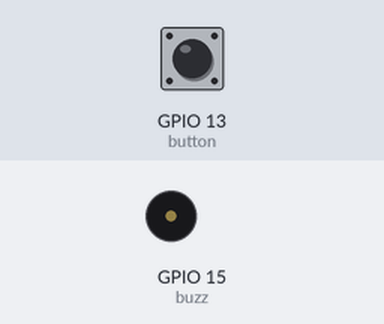
The sketch below on a simulated ESP32. Parts: buzzer (waves = sounding, pin HIGH). Inputs (shaded band) come from the test bench; at power-on: GPIO 13 (button) LOW.

Above: at 1.2 s.
1.3 s: GPIO 13 (button) pulled HIGH for 0.15 s
At 1.65 s:
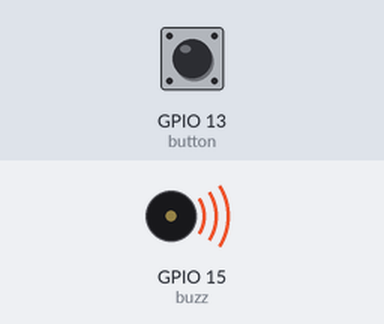
Timing chart, 0 to 4.3 s (numbered marks = the images above; inputs shaded):
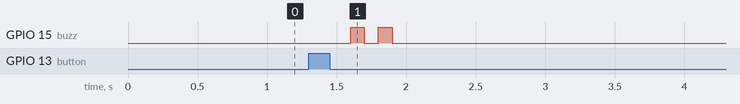

The sketch:

test_buzzer.ino
```cpp
// Program testBuzzer
  // mencoba buzzer

int button = 13;
int buzz = 15;
volatile bool gpio_intr_flag = false;


void IRAM_ATTR isr()
{
  gpio_intr_flag = true;
}

void buttonTask(void* pvParameters)
{
  (void)pvParameters;
  while (1)
  {
    if(gpio_intr_flag == true)
    {
      for (int j = 0;j<2;j++)
      {
        digitalWrite(buzz,HIGH);
        vTaskDelay(100);
        digitalWrite(buzz,LOW);
        vTaskDelay(100);
      }
    }
  }
}

void setup()
{
  // put your setup code here, to run once:
  pinMode(button,INPUT);
  pinMode(buzz, OUTPUT);
  attachInterrupt(button, isr, RISING);

  xTaskCreatePinnedToCore(buttonTask, "Button Task", 2048, NULL, 1, NULL, 0);

}
void loop()
{

   if (true == gpio_intr_flag)
  {
    gpio_intr_flag = false;
  }
}
```

Measured:
- after the input at 1.3 s, GPIO 15 (buzz): alternates HIGH for 0.10 s and LOW for 0.10 s, 4 changes in all, then stays LOW, starting after 0.30 s
